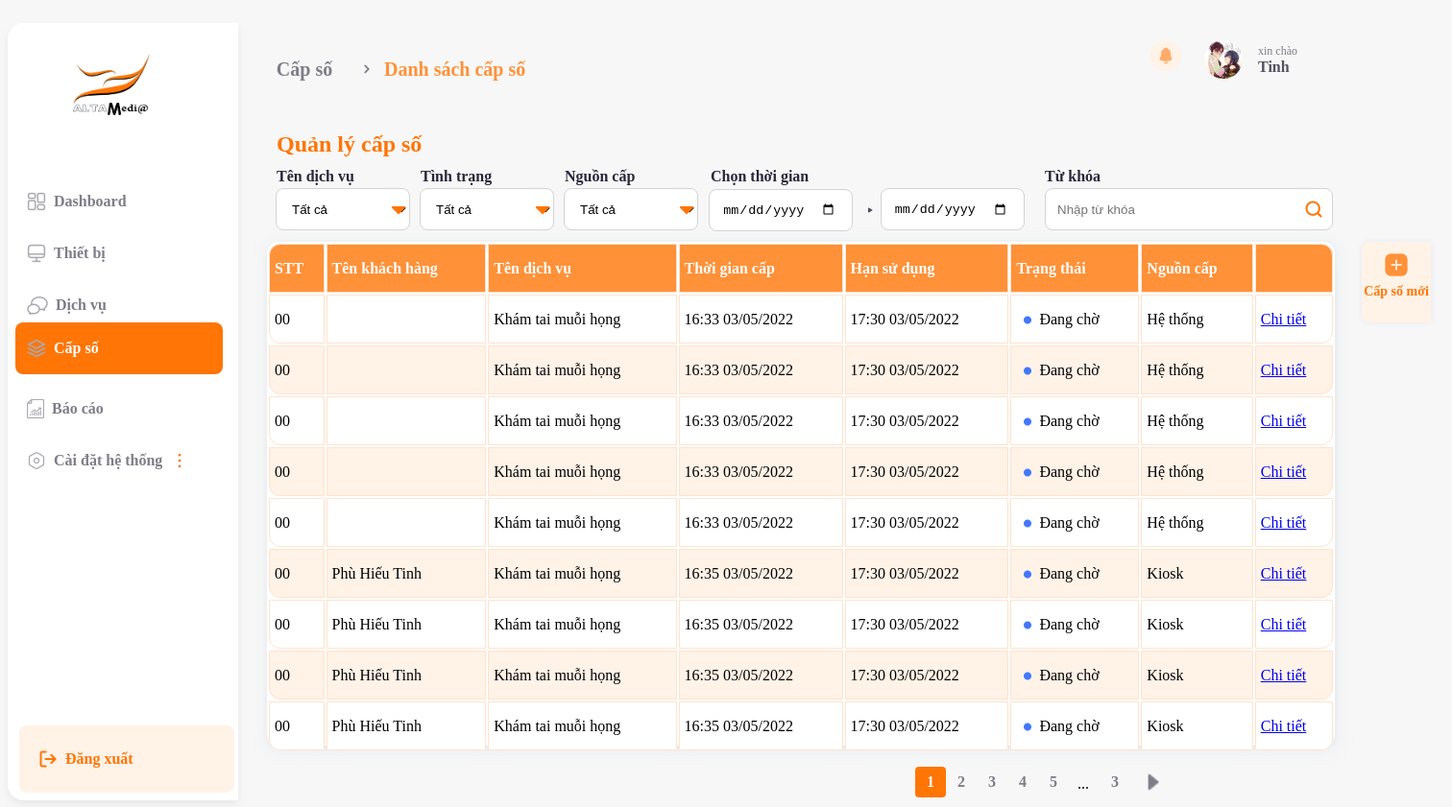
Before: /dashboard/progression.php (signed in) with the older database file.
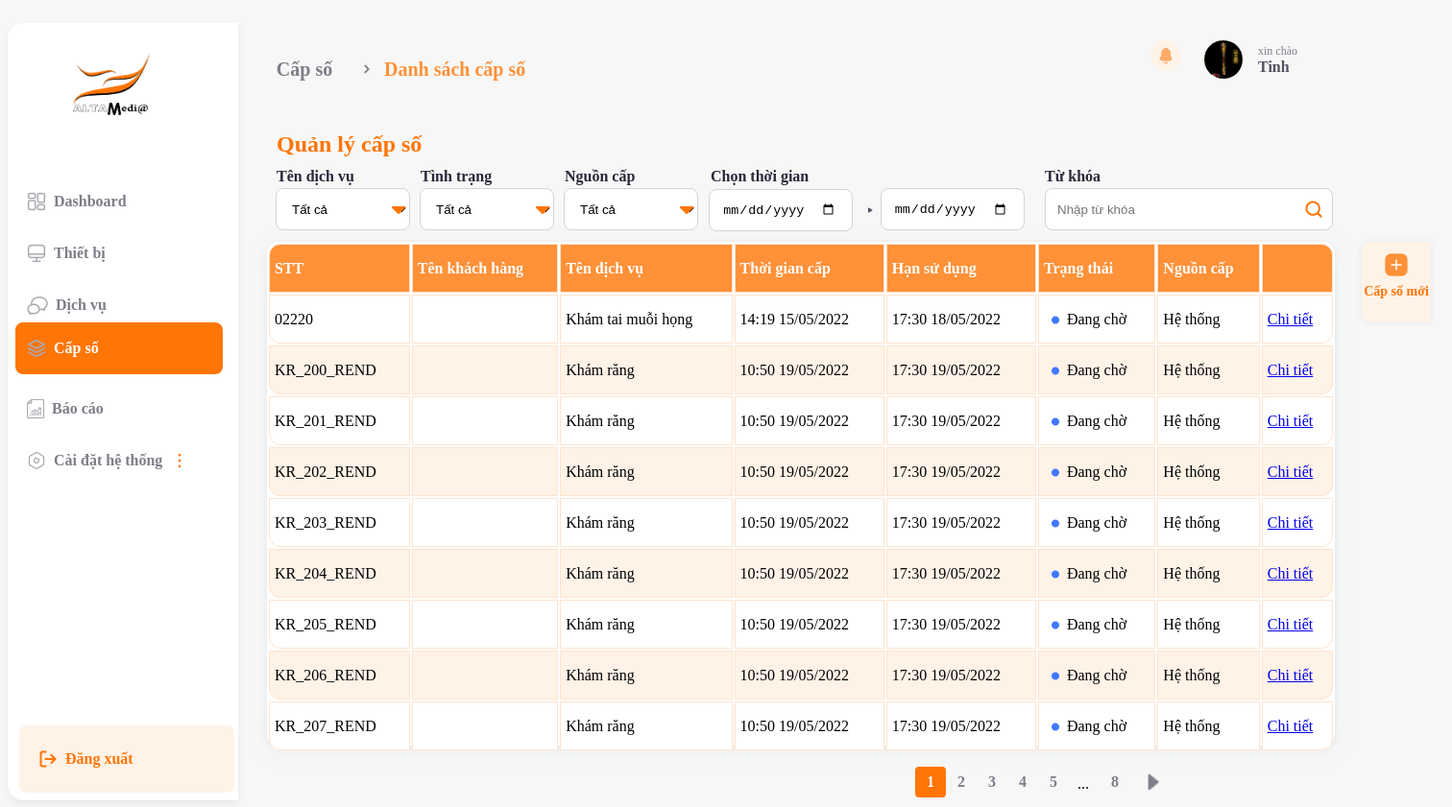
After: the same page with the newer database file.
### tables this page shows
CREATE TABLE `user` (
  `userID` int(11) NOT NULL,
  `name` varchar(50) NOT NULL,
  `username` varchar(50) NOT NULL,
  `phone` int(13) NOT NULL,
  `pw` varchar(50) NOT NULL,
  `email` varchar(50) NOT NULL,
  `status` varchar(50) NOT NULL,
  `picture` varchar(255) NOT NULL,
  `roleID` int(11) NOT NULL
);

CREATE TABLE `progression` (
  `progressID` int(11) NOT NULL,
  `customerName` varchar(50) NOT NULL,
  `sellDate` datetime NOT NULL,
  `useDate` datetime NOT NULL,
  `status` varchar(50) NOT NULL,
  `supply` varchar(50) NOT NULL,
  `phone` int(13) NOT NULL,
  `email` varchar(50) NOT NULL,
  `serviceID` int(11) NOT NULL,
  `stt_progress` int(11) NOT NULL
);

CREATE TABLE `service` (
  `serviceID` int(11) NOT NULL,
  `serviceName` varchar(50) NOT NULL,
  `descriptive` varchar(255) NOT NULL,
  `serviceStatus` varchar(50) NOT NULL,
  `serviceDate` datetime NOT NULL,
  `prefix_id` varchar(30) NOT NULL,
  `surfix_id` varchar(30) NOT NULL,
  `stt_service` int(11) NOT NULL
);

### dashboard/progression.php (the view, shortened to what this page needs)
<?php
require '../function/function_nofication.php';
$conn = connect_db();
if (isset($_SESSION['admin_login'])) {
    if (isset($_SESSION['userID'])) {
        $id = $_SESSION['userID'];
        $sql = "SELECT * FROM user where userID = '$id'";
        $result = mysqli_query($conn, $sql);
        if (mysqli_num_rows($result) > 0) {
            $row = mysqli_fetch_assoc($result);
            $name = $row['name'];
            $picture = $row['picture'];
        } else {
            header("location:../logout.php");
            exit;
        }
    }
?>
    <!DOCTYPE html>
    <html lang="en">
    <head>
        <link href="../css/dashboard.css" rel="stylesheet">
    </head>
    <body>
        <header>
            <div id="topbar">
                <p class="text1">Cấp số</p>
                <img src="../picture/component/u_angle-right.png" alt="" class="angle">
                <p class="topbar">Danh sách cấp số</p>
            </div>
            <div>
                <div class="popup" onclick="myFunction()">
                    <img src="../picture/component/nofication.png" alt="nofication" class="nofication" id="myNofication">
                </div>
            </div>
            <a href="info.php">
                <div id="info">
                    <p class="hello">xin chào</p>
                    <p class="header username"><?php echo $name ?></p>
                    <img src="<?php echo "../picture/avatar/" . $picture ?>" alt="smallpicture" class="picinfo">
                </div>
            </a>
        </header>
        <div>
            <p class="managetext">Quản lý cấp số</p>
            <div class="progression servicename">
                <p>Tên dịch vụ</p>
                <form action="progression.php" method="POST">
                    <div class="select">
                        <select name="search_select" class="servicename" onchange="form.submit()">
                            <option value="" disabled selected style="display: none;">Tất cả</option>
                        </select>
                    </div>
                </form>
            </div>
            <div class="progression status">
                <p>Tình trạng</p>
                <form action="progression.php" method="POST">
                    <div class="select">
                        <select name="search_select" class="status" onchange="form.submit()">
                            <option value="" disabled selected style="display: none;">Tất cả</option>
                        </select>
                    </div>
                </form>
            </div>
            <div class="progression supply">
                <p>Nguồn cấp</p>
                <div class="select">
                    <form action="progression.php" method="POST">
                        <select name="search_select" class="supply" onchange="form.submit()">
                            <option value="" disabled selected style="display: none;">Tất cả</option>
                        </select>
                    </form>
                </div>
            </div>
            <div class="progression date">
                <p>Chọn thời gian</p>
                <form action="" method="POST">
                    <input type="date" class="progression datestart" name="start_date">
                    <img src="../picture/component/arrow-right.png" alt="">
                    <input type="date" class="progression dateend" name="end_date" onchange="form.submit()">
                </form>
            </div>
            <div class="search">
                <p>Từ khóa</p>
                <form action="progression.php" method="POST">
                    <input type="text" name="search" placeholder="Nhập từ khóa" autocomplete="off">
                    <button type="submit" id="submit" name="submit_search" class=""><img src="../picture/component/search.png" alt="search"></button>
                </form>
            </div>
            <a href="../dashboard/add/addprogress.php" class="add">
                <img src="../picture/component/add-square.png" alt="">
                <p>Cấp số mới</p>
            </a>
        </div>
        <ul>
            <img src="../picture/Logo alta.png" alt="logo" class="logo">
            <li><a href="../dashboard/index.php" class="dashboard"><img src="../picture/component/dashboard.png" alt="dashboard">
                    Dashboard</a>
            </li>
            <li><a href="../dashboard/monitor.php" class="monitor"><img src="../picture/component/monitor.png" alt="monitor">Thiết
                    bị</a></li>
            <li><a href="../dashboard/service.php" class="service"><img src="../picture/component/service.png" alt="service">Dịch vụ</a></li>
            <li><a href="" id="progression"><img src="../picture/component/progression.png" alt="progression">Cấp
                    số</a>
            </li>
            <li><a href="../dashboard/report.php" class="report"><img src="../picture/component/report.png" alt="report">Báo
                    cáo</a></li>
            <li class="setting"><a href="" class="setting"><img src="../picture/component/setting.png" alt="setting">Cài đặt
                    hệ
                    thống<img src="../picture/component/dropdown.png" alt="dropdown"></a>
            </li>
            <li><a href="../logout.php" class="logout"><img src="../picture/component/logout.png" alt="logout">Đăng
                    xuất</a>
            </li>
        </ul>
        <main id="mainmonitor" class="importance">
            <table style="width:100%" class="tablemonitor">
                <tr>
                    <th class="start">STT</th>
                    <th>Tên khách hàng</th>
                    <th>Tên dịch vụ</th>
                    <th>Thời gian cấp</th>
                    <th>Hạn sử dụng</th>
                    <th>Trạng thái</th>
                    <th>Nguồn cấp</th>
                    <th class="end"></th>
                </tr>
                <?php
                $sql_pagination = 'SELECT count(progressID) as total from progression';
                $result_pagination = mysqli_query($conn, $sql_pagination);
                $row_pagination = mysqli_fetch_assoc($result_pagination);
                $total_records = $row_pagination['total'];
                $current_page = isset($_GET['page']) ? $_GET['page'] : 1;
                $limit = 9;
                $total_page = ceil($total_records / $limit);
                $start = ($current_page - 1) * $limit;
                if (isset($_POST['submit_search'])) {
                    $search = addslashes($_POST['search']);
                    if (empty($search)) {
                        $query = "SELECT * FROM progression LIMIT $start, $limit";
                    } else {
                        $query = "SELECT * FROM progression, service WHERE customerName LIKE '%$search%' OR service.serviceID = progression.serviceID AND prefix_id LIKE '%$search%' OR service.serviceID = progression.serviceID AND surfix_id LIKE '%$search%' OR service.serviceID = progression.serviceID AND serviceName LIKE '%$search%' LIMIT $start, $limit";
                    }
                } else {
                    $query = "SELECT * FROM progression LIMIT $start, $limit";
                }
                $result_list = mysqli_query($conn, $query);
                if (mysqli_num_rows($result_list) > 0) {
                    while ($row_progress = mysqli_fetch_assoc($result_list)) {
                        $progressID = $row_progress['progressID'];
                        $customerName = $row_progress['customerName'];
                        $stt_progress = $row_progress['stt_progress'];
                        $sell_date = date_create($row_progress['sellDate']);
                        $sell_date_format = date_format($sell_date, "H:i d/m/Y");
                        $use_date = date_create($row_progress['useDate']);
                        $use_date_format = date_format($use_date, "H:i d/m/Y");
                        $status = $row_progress['status'];
                        $supply = $row_progress['supply'];
                        $serviceID = $row_progress['serviceID'];
                        $sql_service = "SELECT * FROM progression, service WHERE $serviceID = service.serviceID AND $progressID = progression.progressID";
                        $query_service = mysqli_query($conn, $sql_service);
                        $row_service = mysqli_fetch_assoc($query_service);
                        $serviceName = $row_service['serviceName'];
                        $prefix = $row_service['prefix_id'];
                        $surfix = $row_service['surfix_id'];
                        $waiting = '<img src="../picture/component/EllipseBlue.png" alt="active">';
                        $done = '<img src="../picture/component/EllipseGray.png" alt="active">';
                        $pass = '<img src="../picture/component/EllipseRed.png" alt="active">';
                        if ($status == "Đang chờ") {
                            $status_master = $waiting . $status;
                        } elseif ($status == "Đã sử dụng") {
                            $status_master = $done . $status;
                        } else {
                            $status_master = $pass . $status;
                        }
                ?>
                        <tr>
                            <td id="start"><?php echo $prefix . $stt_progress . $surfix; ?></td>
                            <td><?php echo $customerName; ?></td>
                            <td><?php echo $serviceName; ?></td>
                            <td><?php echo $sell_date_format; ?></td>
                            <td><?php echo $use_date_format; ?></td>
                            <td><?php echo $status_master ?></td>
                            <td><?php echo $supply; ?></td>
                            <td id="end"><a href="../dashboard/detail/progressDetail.php?id=<?php echo $progressID ?>">Chi tiết</a></td>
                        </tr>
                <?php }
                }
                ?>
            </table>
        </main>
        <div class="pagination">
            <?php
            for ($i = 1; $i <= 5; $i++) {
                if ($i == $current_page) {
                    echo '<span class="pagination-active">' . $i . '</span> ';
                } else {
                    echo '<a class="pagination-box" href="progression.php?page=' . $i . '">' . $i . '</a> ';
                }
            }
            echo "<a class='less'> ... </a>";
            echo '<a class="pagination-box" href="progression.php?page=' . $total_page . '">' . $total_page . '</a> ';
            if ($current_page < $total_page && $total_page > 1) {
                echo '<a class="pagination-box" href="progression.php?page=' . ($current_page + 1) . '"><img class="pagination-img" src="../picture/component/fi_right.png" alt="right"></a>';
            }
            ?>
        </div>
    <?php
} else if (isset($_SESSION['user_login'])) {
    header("location:../user/index.php");
} else {
    header("location:../index.php");
}
    ?>
    </body>
    </html>

Changed rows visible on the page:
removed progression: serviceID.prefix_id "0", serviceID.surfix_id "0", serviceID.serviceName "Khám tai muỗi họng", sellDate "16:33 03/05/2022", useDate "17:30 03/05/2022", status "Đang chờ", supply "Hệ thống"
removed progression: serviceID.prefix_id "0", serviceID.surfix_id "0", serviceID.serviceName "Khám tai muỗi họng", sellDate "16:33 03/05/2022", useDate "17:30 03/05/2022", status "Đang chờ", supply "Hệ thống"
removed progression: serviceID.prefix_id "0", serviceID.surfix_id "0", serviceID.serviceName "Khám tai muỗi họng", sellDate "16:33 03/05/2022", useDate "17:30 03/05/2022", status "Đang chờ", supply "Hệ thống"
removed progression: serviceID.prefix_id "0", serviceID.surfix_id "0", serviceID.serviceName "Khám tai muỗi họng", sellDate "16:33 03/05/2022", useDate "17:30 03/05/2022", status "Đang chờ", supply "Hệ thống"
removed progression: serviceID.prefix_id "0", serviceID.surfix_id "0", serviceID.serviceName "Khám tai muỗi họng", sellDate "16:33 03/05/2022", useDate "17:30 03/05/2022", status "Đang chờ", supply "Hệ thống"
removed progression: serviceID.prefix_id "0", serviceID.surfix_id "0", customerName "Phù Hiếu Tinh", serviceID.serviceName "Khám tai muỗi họng", sellDate "16:35 03/05/2022", useDate "17:30 03/05/2022", status "Đang chờ", supply "Kiosk"
removed progression: serviceID.prefix_id "0", serviceID.surfix_id "0", customerName "Phù Hiếu Tinh", serviceID.serviceName "Khám tai muỗi họng", sellDate "16:35 03/05/2022", useDate "17:30 03/05/2022", status "Đang chờ", supply "Kiosk"
removed progression: serviceID.prefix_id "0", serviceID.surfix_id "0", customerName "Phù Hiếu Tinh", serviceID.serviceName "Khám tai muỗi họng", sellDate "16:35 03/05/2022", useDate "17:30 03/05/2022", status "Đang chờ", supply "Kiosk"
removed progression: serviceID.prefix_id "0", serviceID.surfix_id "0", customerName "Phù Hiếu Tinh", serviceID.serviceName "Khám tai muỗi họng", sellDate "16:35 03/05/2022", useDate "17:30 03/05/2022", status "Đang chờ", supply "Kiosk"
changed user "Tinh": picture: a different picture
added progression: serviceID.prefix_id "0", stt_progress "222", serviceID.surfix_id "0", serviceID.serviceName "Khám tai muỗi họng", sellDate "14:19 15/05/2022", useDate "17:30 18/05/2022", status "Đang chờ", supply "Hệ thống"
added progression: serviceID.prefix_id "KR_", stt_progress "200", serviceID.surfix_id "_REND", serviceID.serviceName "Khám răng", sellDate "10:50 19/05/2022", useDate "17:30 19/05/2022", status "Đang chờ", supply "Hệ thống"
added progression: serviceID.prefix_id "KR_", stt_progress "201", serviceID.surfix_id "_REND", serviceID.serviceName "Khám răng", sellDate "10:50 19/05/2022", useDate "17:30 19/05/2022", status "Đang chờ", supply "Hệ thống"
added progression: serviceID.prefix_id "KR_", stt_progress "202", serviceID.surfix_id "_REND", serviceID.serviceName "Khám răng", sellDate "10:50 19/05/2022", useDate "17:30 19/05/2022", status "Đang chờ", supply "Hệ thống"
added progression: serviceID.prefix_id "KR_", stt_progress "203", serviceID.surfix_id "_REND", serviceID.serviceName "Khám răng", sellDate "10:50 19/05/2022", useDate "17:30 19/05/2022", status "Đang chờ", supply "Hệ thống"
added progression: serviceID.prefix_id "KR_", stt_progress "204", serviceID.surfix_id "_REND", serviceID.serviceName "Khám răng", sellDate "10:50 19/05/2022", useDate "17:30 19/05/2022", status "Đang chờ", supply "Hệ thống"
added progression: serviceID.prefix_id "KR_", stt_progress "205", serviceID.surfix_id "_REND", serviceID.serviceName "Khám răng", sellDate "10:50 19/05/2022", useDate "17:30 19/05/2022", status "Đang chờ", supply "Hệ thống"
added progression: serviceID.prefix_id "KR_", stt_progress "206", serviceID.surfix_id "_REND", serviceID.serviceName "Khám răng", sellDate "10:50 19/05/2022", useDate "17:30 19/05/2022", status "Đang chờ", supply "Hệ thống"
added progression: serviceID.prefix_id "KR_", stt_progress "207", serviceID.surfix_id "_REND", serviceID.serviceName "Khám răng", sellDate "10:50 19/05/2022", useDate "17:30 19/05/2022", status "Đang chờ", supply "Hệ thống"
Other visible differences:
$total_page: "3" → "8"
